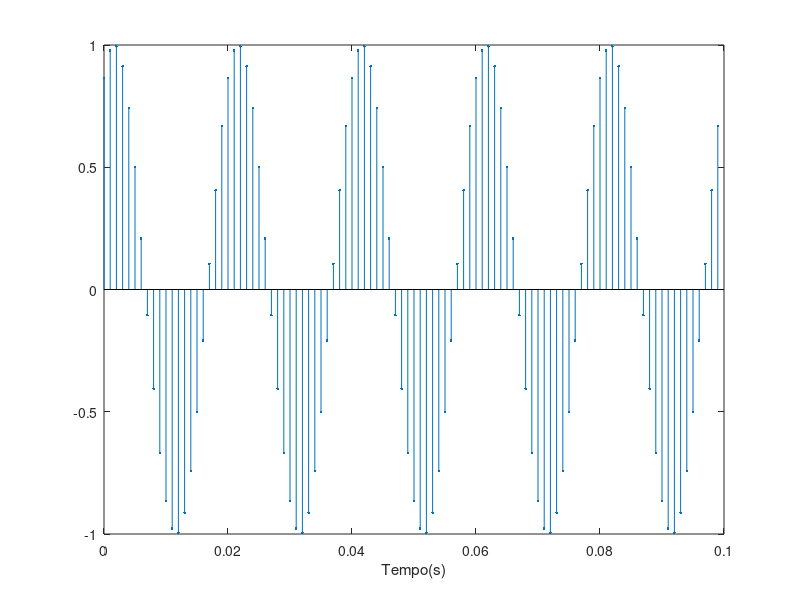

Source code (MATLAB): (Note: this script raises an error after producing the figure.)
% a)
fase = pi/3;
f = 50;
fa = 1000; 
T = 1/f;
Ta = 1/fa;
n = 5;              %ciclos
t = 0:Ta:n*T-Ta;    %inicio:espaçamento:fim
b = [4 6 8 10]

xn = sin(2*pi*f*t+fase);
figure
stem(t,xn, '.')
xlabel('Tempo(s)')
for k=1:length(b)
    xq(k,:) = xQuant(xn,b(k));

    e(k,:) = xn - xq(k,:);  %erro
    Er(1,k) = sum(e(k,:).^2);      %energia do sinal do erro/ruido
end
    
    Es = sum(xn.^2);        %energia do sinal

    SNR = 10* log10(Es./Er)
figure
subplot(2,2,1)
stem(t, xq(1,:), '.')
title('Quantização de 4 bits')

subplot(2,2,2)
stem(t, xq(2,:), '.')
title('Quantização de 6 bits')

subplot(2,2,3)
stem(t, xq(3,:), '.')
title('Quantização de 8 bits')

subplot(2,2,4)
stem(t, xq(4,:), '.')
title('Quantização de 10 bits')

figure
hold on
plot(b,SNR, 'b')
grid on
xlabel('Número de bits')
ylabel('SNR(db)')

% b)

SNRb = 6.02 * b               %SNR=6.02 * b
plot(b,SNRb,'r')
hold off

hist(x) 


